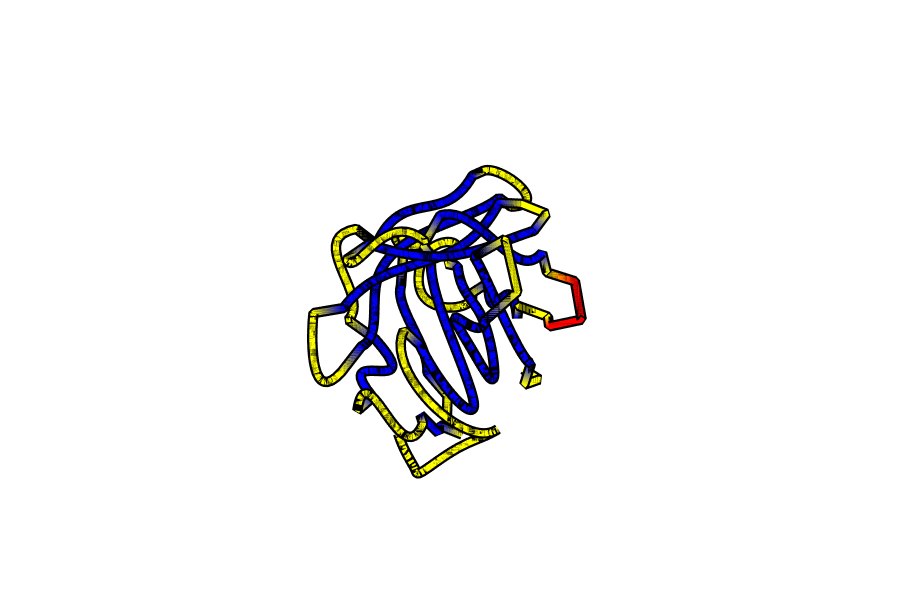

This figure's notebook cell:
### Code cell
def extract_secondary(fingerprint_file):
    
    secondary = open(fingerprint_file, 'r').readlines()[-1][:-1]
    
    return np.asarray(list(secondary))

secondary = extract_secondary(fingerprint_file)
coords = CDT.extract_coords(initial_coords_file)

x_lst, y_lst, z_lst, color_lst = CDT.smooth_me(coords, secondary, oversample=5)
structure_fig = CDT.line_plotly(x_lst, y_lst, z_lst, color_lst, outline=True)
structure_fig.update_layout(height=600)
structure_fig.show()

### Figure 1 — Plotly figure (JSON) as saved in the notebook; plotly's stock layout.template omitted (floating-point values rounded to 4 significant figures; data arrays with more than 128 entries replaced by an {"elided": "..."} marker saying what was removed)
{"data": [{"line": {"color": "black", "width": 21}, "mode": "lines", "showlegend": false, "type": "scatter3d", "x": {"elided": "694 float values"}, "y": {"elided": "694 float values"}, "z": {"elided": "694 float values"}}, {"line": {"color": {"elided": "694 str values"}, "width": 12}, "mode": "lines", "showlegend": false, "type": "scatter3d", "x": {"elided": "694 float values"}, "y": {"elided": "694 float values"}, "z": {"elided": "694 float values"}}], "layout": {"height": 600, "margin": {"b": 0, "l": 0, "r": 0, "t": 0}, "scene": {"aspectmode": "manual", "aspectratio": {"x": 1, "y": 1, "z": 1}, "xaxis": {"gridcolor": "white", "nticks": 0, "showbackground": false, "showticklabels": false, "title": {"text": ""}, "zerolinecolor": "white"}, "yaxis": {"gridcolor": "white", "nticks": 0, "showbackground": false, "showticklabels": false, "title": {"text": ""}, "zerolinecolor": "white"}, "zaxis": {"gridcolor": "white", "nticks": 0, "showbackground": false, "showticklabels": false, "title": {"text": ""}, "zerolinecolor": "white"}}, "showlegend": false}}
